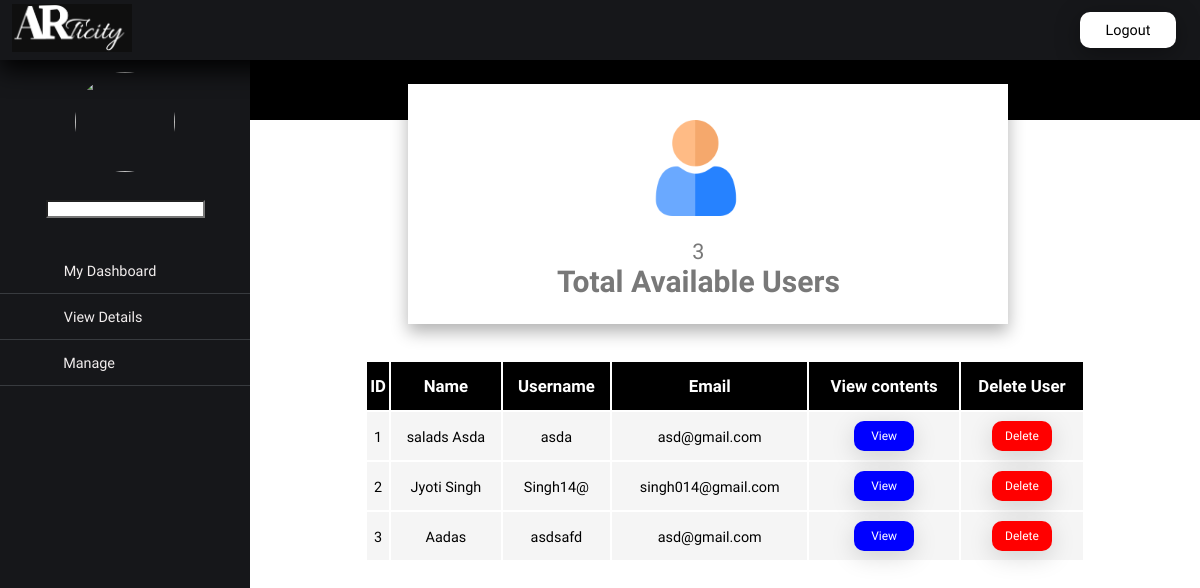
/a_manage_user.php, run on the app's committed database.
### tables this page shows
CREATE TABLE `user` (
  `u_id` int(20) NOT NULL,
  `uname` varchar(20) NOT NULL,
  `u_email` varchar(20) NOT NULL,
  `u_uname` varchar(20) NOT NULL,
  `u_pass` varchar(20) NOT NULL,
  `u_bio` varchar(50) NOT NULL,
  `photo_doc` varchar(100) NOT NULL
);

### a_manage_user.php (the view, shortened to what this page needs)
<?php
    include "connect.php";
    $a_uname = $_SESSION['a_u_name'];
    $a_photo = $_SESSION['a_photo'];
    $sql4 = "SELECT * FROM user";
    $result4 = mysqli_query($con,$sql4);
    $sql3 = "SELECT COUNT(u_id) AS Total FROM user";
    $result3 = mysqli_query($con,$sql3);
    $value = mysqli_fetch_assoc($result3);
    $total_rows = $value['Total'];
?>
<!DOCTYPE html>
<html lang="en">
<head>
    <link rel="stylesheet" href="adm.css">
    <link rel="stylesheet" href="utilities/utility.css">
</head>
<body>
    <div class="full-page">
        <div class="left-sidebar">
            <div class="profile">
                <img src="adminPhoto/<?php echo $a_photo; ?>" >
                <input type="text" value="<?php echo $a_uname; ?>" readonly>
            </div>
            <ul>
                <div class="list">
                   <ul>
                    <li><a href="admin_panel.php">
                        <span class="item">My Dashboard</span>
                    </a></li>
                    <li><a href="admin_details.php">
                        <span class="item">View Details</span>
                    </a></li>
                   </ul>
                </div>
                <li>
                    <div class="dropdown">
                        <button onclick="myFunction()" class="dropbtn">
                            <span>Manage</span>
                        </button>
                    </div>
                </li>
            </ul>
        </div>
        <div class="right-bar">
            <div class="top-navbar">
                <div class="top-info-bar">
                    <div class="logo-box">
                        <img src="Image/Logo.png">
                    </div>
                <form action="" method="post">
                <div class="profile-box">
                    <button name="logout">Logout</button>
                </div>
              </div>
                <div class="hamburger">
                    <div class="box-container">
                        <div class="box">
                            <img src="Image/user.png">
                            <div class="box-info">
                                <center>
                                    <span><?php echo $total_rows?></span>
                                    <br>
                                    <h1>Total Available Users</h1>
                                </center>
                            </div>
                        </div>
                    </div>
                </div>
            </div>
            <div class="right_content">
            <center>
                    <table>
                        <tr>
                            <th><span>ID</span></th>
                            <th><span>Name</span></th>
                            <th><span>Username</span></th>
                            <th><span>Email</span></th>
                            <th><span>View contents</span></th>
                            <th><span>Delete User</span></th>
                        </tr>
                            <?php
                                while($row4 = mysqli_fetch_assoc($result4))
                                {
                            ?>
                        <tr align="center">
                                    <td><span><?php echo $row4['u_id']; ?></span></td>
                                    <td><span><?php echo $row4['uname']; ?></span></td>
                                    <td><span><?php echo $row4['u_uname']; ?></span></td>
                                    <td><span><?php echo $row4['u_email']; ?></span></td>
                                    <td><button class="view_btn" name="v_user" value="<?php echo $row4['u_id']; ?>">View</button></td>
                                    <td><button class="delete_btn" name="d_user"value="<?php echo $row4['u_id']; ?>">Delete</button></td>
                        </tr>
                            <?php
                                }
                            ?>
                    </table>
                </center>
            </div>
        </div>
    </div>
    <div class="space">
    </div>
</body>
</html>

### adm.css (style rules this page uses)
* { list-style: none; text-decoration: none; margin: 0; padding: 0; box-sizing: border-box; font-family:'open sans',sans-serif; }
.full-page .left-sidebar { background:rgb(22, 23, 26); position: fixed; top:0; left: 0; width: 250px; height: 100%; transition: all 0.5s ease; overflow: auto; }
.full-page .left-sidebar .profile { margin-bottom: 30px; text-align: center; }
.full-page .left-sidebar .profile img { display: block; width: 100px; height: 100px; border-radius: 50%; margin: 0 auto; margin-bottom: 2vw; }
.full-page .left-sidebar .list ul li a { display: block; padding: 13px 30px; border-bottom: 1px solid #383b3f; color: rgb(241,237,237); font-size: 1vw; position: relative; }
.full-page .left-sidebar .dropdown .dropbtn { display: block; background:rgb(22, 23, 26); padding: 13px 30px; border-bottom: 1px solid #383b3f; color: rgb(241,237,237); font-size: 1vw; position: relative; text-align :left; width:250px; }
.full-page .left-sidebar ul li a { display: block; padding: 13px 30px; color: rgb(241,237,237); font-size: 1vw; position: relative; }
.full-page .right-bar { width: calc(100% - 250px); margin-left: 250px; transition: all 0.5s ease; }

### utilities/utility.css (style rules this page uses)
:root { --font1: 'Montserrat Alternates', sans-serif; --font2: 'Norican', cursive; --font3: 'Alegreya Sans SC', sans-serif; --font4: 'Markazi Text', serif; --font5: 'Great Vibes', cursive; --font6: 'Kaushan Script', cursive; --font7: 'Maven Pro', sans-serif; --font8: 'Sora', sans-serif; --font9: 'Barlow Semi Condensed', sans-serif; --font10: 'Abel', sans-serif; --font11: 'Ysabeau', sans-serif; --font12: 'Dancing Script', cursive; --font13: 'Rock Salt', cursive; --font14: 'Rajdhani', sans-serif; }

### data on the page
user: u_id "1", uname "salads Asda", u_uname "asda", u_email "asd@gmail.com"
user: u_id "2", uname "Jyoti Singh", u_uname "Singh14@", u_email "singh014@gmail.com"
user: u_id "3", uname "Aadas", u_uname "asdsafd", u_email "asd@gmail.com"

### other printed values
$total_rows "3"
